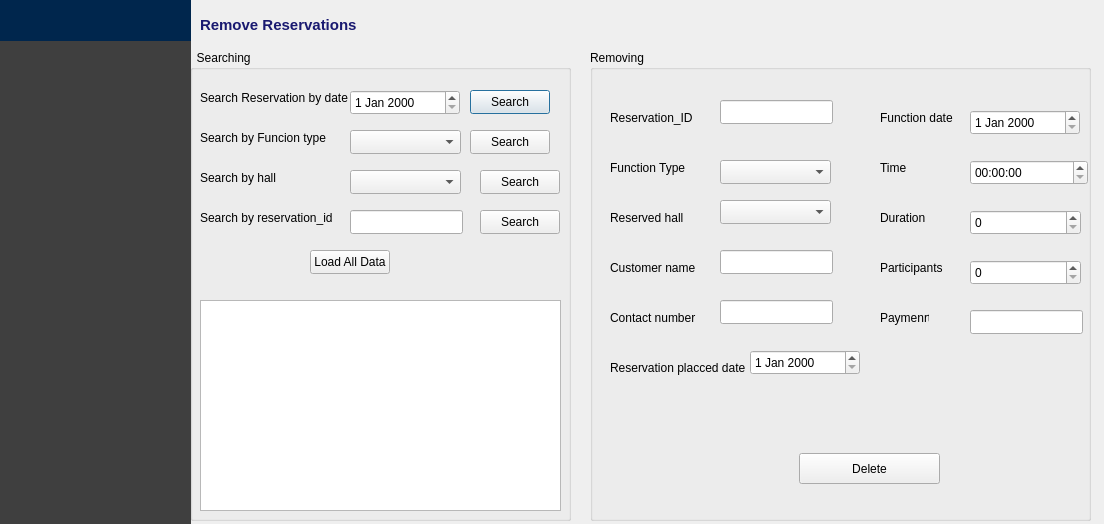
<?xml version="1.0" encoding="UTF-8"?>
<ui version="4.0">
 <class>managereservations</class>
 <widget class="QDialog" name="managereservations">
  <property name="geometry">
   <rect>
    <x>0</x>
    <y>0</y>
    <width>1104</width>
    <height>524</height>
   </rect>
  </property>
  <property name="windowTitle">
   <string>Dialog</string>
  </property>
  <widget class="QGroupBox" name="groupBox">
   <property name="geometry">
    <rect>
     <x>190</x>
     <y>50</y>
     <width>381</width>
     <height>471</height>
    </rect>
   </property>
   <property name="title">
    <string>  Searching</string>
   </property>
   <widget class="QLabel" name="label_19">
    <property name="geometry">
     <rect>
      <x>10</x>
      <y>160</y>
      <width>161</width>
      <height>16</height>
     </rect>
    </property>
    <property name="text">
     <string>Search by reservation_id</string>
    </property>
   </widget>
   <widget class="QLabel" name="label_16">
    <property name="geometry">
     <rect>
      <x>10</x>
      <y>40</y>
      <width>161</width>
      <height>16</height>
     </rect>
    </property>
    <property name="text">
     <string>Search Reservation by date</string>
    </property>
   </widget>
   <widget class="QLabel" name="label_18">
    <property name="geometry">
     <rect>
      <x>10</x>
      <y>120</y>
      <width>161</width>
      <height>16</height>
     </rect>
    </property>
    <property name="text">
     <string>Search by hall</string>
    </property>
   </widget>
   <widget class="QLabel" name="label_17">
    <property name="geometry">
     <rect>
      <x>10</x>
      <y>80</y>
      <width>161</width>
      <height>16</height>
     </rect>
    </property>
    <property name="text">
     <string>Search by Funcion type</string>
    </property>
   </widget>
   <widget class="QDateEdit" name="dateEdit">
    <property name="geometry">
     <rect>
      <x>160</x>
      <y>40</y>
      <width>110</width>
      <height>25</height>
     </rect>
    </property>
   </widget>
   <widget class="QComboBox" name="comboBox">
    <property name="geometry">
     <rect>
      <x>160</x>
      <y>80</y>
      <width>111</width>
      <height>24</height>
     </rect>
    </property>
   </widget>
   <widget class="QComboBox" name="comboBox_2">
    <property name="geometry">
     <rect>
      <x>160</x>
      <y>120</y>
      <width>111</width>
      <height>24</height>
     </rect>
    </property>
   </widget>
   <widget class="QLineEdit" name="lineEdit">
    <property name="geometry">
     <rect>
      <x>160</x>
      <y>160</y>
      <width>113</width>
      <height>24</height>
     </rect>
    </property>
   </widget>
   <widget class="QPushButton" name="pushButton">
    <property name="geometry">
     <rect>
      <x>280</x>
      <y>40</y>
      <width>80</width>
      <height>24</height>
     </rect>
    </property>
    <property name="text">
     <string>Search</string>
    </property>
   </widget>
   <widget class="QPushButton" name="pushButton_2">
    <property name="geometry">
     <rect>
      <x>280</x>
      <y>80</y>
      <width>80</width>
      <height>24</height>
     </rect>
    </property>
    <property name="text">
     <string>Search</string>
    </property>
   </widget>
   <widget class="QPushButton" name="pushButton_3">
    <property name="geometry">
     <rect>
      <x>290</x>
      <y>120</y>
      <width>80</width>
      <height>24</height>
     </rect>
    </property>
    <property name="text">
     <string>Search</string>
    </property>
   </widget>
   <widget class="QPushButton" name="pushButton_4">
    <property name="geometry">
     <rect>
      <x>290</x>
      <y>160</y>
      <width>80</width>
      <height>24</height>
     </rect>
    </property>
    <property name="text">
     <string>Search</string>
    </property>
   </widget>
   <widget class="QPushButton" name="pushButton_5">
    <property name="geometry">
     <rect>
      <x>120</x>
      <y>200</y>
      <width>80</width>
      <height>24</height>
     </rect>
    </property>
    <property name="text">
     <string>Load All Data</string>
    </property>
   </widget>
   <widget class="QTableView" name="tableView">
    <property name="geometry">
     <rect>
      <x>10</x>
      <y>250</y>
      <width>361</width>
      <height>211</height>
     </rect>
    </property>
   </widget>
  </widget>
  <widget class="QLabel" name="label_21">
   <property name="geometry">
    <rect>
     <x>200</x>
     <y>10</y>
     <width>291</width>
     <height>31</height>
    </rect>
   </property>
   <property name="text">
    <string>&lt;html&gt;&lt;head/&gt;&lt;body&gt;&lt;p&gt;&lt;span style=&quot; font-size:11pt; font-weight:700; color:#191970;&quot;&gt;Remove Reservations&lt;/span&gt;&lt;/p&gt;&lt;/body&gt;&lt;/html&gt;</string>
   </property>
  </widget>
  <widget class="QLabel" name="label_15">
   <property name="geometry">
    <rect>
     <x>-10</x>
     <y>40</y>
     <width>201</width>
     <height>531</height>
    </rect>
   </property>
   <property name="styleSheet">
    <string notr="true">background-color: rgb(63, 63, 63);</string>
   </property>
   <property name="text">
    <string/>
   </property>
  </widget>
  <widget class="QLabel" name="label_20">
   <property name="geometry">
    <rect>
     <x>-10</x>
     <y>50</y>
     <width>211</width>
     <height>161</height>
    </rect>
   </property>
   <property name="styleSheet">
    <string notr="true">image: url(:/img/images/logo.png);</string>
   </property>
   <property name="text">
    <string/>
   </property>
  </widget>
  <widget class="QLabel" name="label_14">
   <property name="geometry">
    <rect>
     <x>190</x>
     <y>0</y>
     <width>911</width>
     <height>41</height>
    </rect>
   </property>
   <property name="text">
    <string/>
   </property>
  </widget>
  <widget class="QLabel" name="label_22">
   <property name="geometry">
    <rect>
     <x>40</x>
     <y>10</y>
     <width>121</width>
     <height>20</height>
    </rect>
   </property>
   <property name="text">
    <string>&lt;html&gt;&lt;head/&gt;&lt;body&gt;&lt;p&gt;&lt;span style=&quot; font-size:12pt; font-weight:700; font-style:italic; color:#fff6fe;&quot;&gt;TREATS TO GO&lt;/span&gt;&lt;/p&gt;&lt;/body&gt;&lt;/html&gt;</string>
   </property>
  </widget>
  <widget class="QLabel" name="label_13">
   <property name="geometry">
    <rect>
     <x>0</x>
     <y>0</y>
     <width>191</width>
     <height>41</height>
    </rect>
   </property>
   <property name="styleSheet">
    <string notr="true">background-color: rgb(0, 38, 77);</string>
   </property>
   <property name="text">
    <string/>
   </property>
  </widget>
  <widget class="QGroupBox" name="groupBox_2">
   <property name="geometry">
    <rect>
     <x>590</x>
     <y>50</y>
     <width>501</width>
     <height>471</height>
    </rect>
   </property>
   <property name="title">
    <string>Removing</string>
   </property>
   <widget class="QLabel" name="label_7">
    <property name="geometry">
     <rect>
      <x>20</x>
      <y>310</y>
      <width>141</width>
      <height>16</height>
     </rect>
    </property>
    <property name="text">
     <string>Reservation placced date</string>
    </property>
   </widget>
   <widget class="QLabel" name="label_11">
    <property name="geometry">
     <rect>
      <x>290</x>
      <y>210</y>
      <width>101</width>
      <height>16</height>
     </rect>
    </property>
    <property name="text">
     <string>Participants</string>
    </property>
   </widget>
   <widget class="QLabel" name="label_9">
    <property name="geometry">
     <rect>
      <x>290</x>
      <y>110</y>
      <width>49</width>
      <height>16</height>
     </rect>
    </property>
    <property name="text">
     <string>Time</string>
    </property>
   </widget>
   <widget class="QLabel" name="label_4">
    <property name="geometry">
     <rect>
      <x>20</x>
      <y>160</y>
      <width>101</width>
      <height>16</height>
     </rect>
    </property>
    <property name="text">
     <string>Reserved hall</string>
    </property>
   </widget>
   <widget class="QLabel" name="label_2">
    <property name="geometry">
     <rect>
      <x>20</x>
      <y>110</y>
      <width>91</width>
      <height>16</height>
     </rect>
    </property>
    <property name="text">
     <string>Function Type</string>
    </property>
   </widget>
   <widget class="QLabel" name="label_8">
    <property name="geometry">
     <rect>
      <x>290</x>
      <y>60</y>
      <width>91</width>
      <height>16</height>
     </rect>
    </property>
    <property name="text">
     <string>Function date</string>
    </property>
   </widget>
   <widget class="QLabel" name="label_6">
    <property name="geometry">
     <rect>
      <x>20</x>
      <y>260</y>
      <width>101</width>
      <height>16</height>
     </rect>
    </property>
    <property name="text">
     <string>Contact number</string>
    </property>
   </widget>
   <widget class="QLabel" name="label_10">
    <property name="geometry">
     <rect>
      <x>290</x>
      <y>160</y>
      <width>49</width>
      <height>16</height>
     </rect>
    </property>
    <property name="text">
     <string>Duration</string>
    </property>
   </widget>
   <widget class="QLabel" name="label_5">
    <property name="geometry">
     <rect>
      <x>20</x>
      <y>210</y>
      <width>91</width>
      <height>16</height>
     </rect>
    </property>
    <property name="text">
     <string>Customer name</string>
    </property>
   </widget>
   <widget class="QLabel" name="label">
    <property name="geometry">
     <rect>
      <x>20</x>
      <y>60</y>
      <width>121</width>
      <height>16</height>
     </rect>
    </property>
    <property name="text">
     <string>Reservation_ID</string>
    </property>
   </widget>
   <widget class="QLabel" name="label_12">
    <property name="geometry">
     <rect>
      <x>290</x>
      <y>260</y>
      <width>49</width>
      <height>16</height>
     </rect>
    </property>
    <property name="text">
     <string>Paymenrt</string>
    </property>
   </widget>
   <widget class="QLineEdit" name="lineEdit_2">
    <property name="geometry">
     <rect>
      <x>130</x>
      <y>50</y>
      <width>113</width>
      <height>24</height>
     </rect>
    </property>
   </widget>
   <widget class="QComboBox" name="comboBox_3">
    <property name="geometry">
     <rect>
      <x>130</x>
      <y>110</y>
      <width>111</width>
      <height>24</height>
     </rect>
    </property>
   </widget>
   <widget class="QComboBox" name="comboBox_4">
    <property name="geometry">
     <rect>
      <x>130</x>
      <y>150</y>
      <width>111</width>
      <height>24</height>
     </rect>
    </property>
   </widget>
   <widget class="QLineEdit" name="lineEdit_3">
    <property name="geometry">
     <rect>
      <x>130</x>
      <y>200</y>
      <width>113</width>
      <height>24</height>
     </rect>
    </property>
   </widget>
   <widget class="QLineEdit" name="lineEdit_4">
    <property name="geometry">
     <rect>
      <x>130</x>
      <y>250</y>
      <width>113</width>
      <height>24</height>
     </rect>
    </property>
   </widget>
   <widget class="QDateEdit" name="dateEdit_2">
    <property name="geometry">
     <rect>
      <x>160</x>
      <y>300</y>
      <width>110</width>
      <height>25</height>
     </rect>
    </property>
   </widget>
   <widget class="QDateEdit" name="dateEdit_3">
    <property name="geometry">
     <rect>
      <x>380</x>
      <y>60</y>
      <width>110</width>
      <height>25</height>
     </rect>
    </property>
   </widget>
   <widget class="QTimeEdit" name="timeEdit">
    <property name="geometry">
     <rect>
      <x>380</x>
      <y>110</y>
      <width>118</width>
      <height>25</height>
     </rect>
    </property>
   </widget>
   <widget class="QSpinBox" name="spinBox">
    <property name="geometry">
     <rect>
      <x>380</x>
      <y>160</y>
      <width>111</width>
      <height>25</height>
     </rect>
    </property>
   </widget>
   <widget class="QSpinBox" name="spinBox_2">
    <property name="geometry">
     <rect>
      <x>380</x>
      <y>210</y>
      <width>111</width>
      <height>25</height>
     </rect>
    </property>
   </widget>
   <widget class="QLineEdit" name="lineEdit_5">
    <property name="geometry">
     <rect>
      <x>380</x>
      <y>260</y>
      <width>113</width>
      <height>24</height>
     </rect>
    </property>
   </widget>
   <widget class="QPushButton" name="pushButton_7">
    <property name="geometry">
     <rect>
      <x>209</x>
      <y>403</y>
      <width>141</width>
      <height>31</height>
     </rect>
    </property>
    <property name="text">
     <string>Delete</string>
    </property>
   </widget>
  </widget>
  <zorder>label_14</zorder>
  <zorder>label_15</zorder>
  <zorder>groupBox</zorder>
  <zorder>label_21</zorder>
  <zorder>label_20</zorder>
  <zorder>label_22</zorder>
  <zorder>label_13</zorder>
  <zorder>groupBox_2</zorder>
 </widget>
 <resources/>
 <connections/>
</ui>
